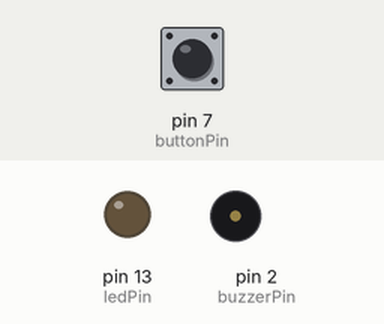
A sketch run on a simulated Arduino Uno, built with avr-gcc and run on an emulated ATmega328P. Parts: output pins drawn as LEDs (lit = HIGH), buzzer (waves = sounding, pin HIGH). The test bench sets the inputs (shaded band); at power-on: pin 7 (buttonPin) HIGH.

Above: at 1.2 s.
1.3 s: pin 7 (buttonPin) pulled LOW for 0.15 s
At 1.37 s:
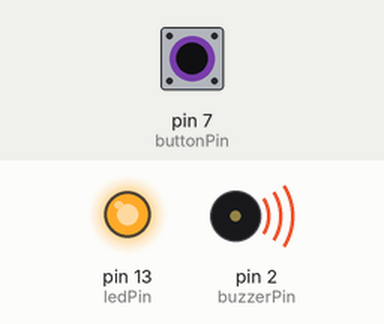
2.9 s: pin 7 (buttonPin) pulled LOW for 3.2 s
At 7.1 s:
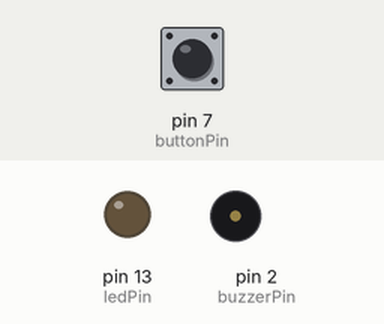
Timing chart, 0 to 8.6 s (numbered marks = the images above; inputs shaded):
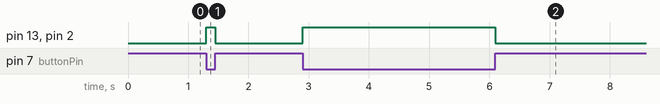

Measured:
- after the input at 1.3 s, pin 13 (ledPin), pin 2 (buzzerPin): LOW → HIGH at once, → LOW 0.15 s later
- after the input at 2.9 s, pin 13 (ledPin), pin 2 (buzzerPin): LOW → HIGH at once, → LOW 3.2 s later

The sketch:

0326.ino
```cpp
const int buttonPin = 7;     // 按鈕連接到數位腳位7
const int ledPin = 13;       // LED連接到數位腳位13
const int buzzerPin = 2;     // 蜂鳴器連接到數位腳位2

int buttonState = 0;         // 變數用於讀取按鈕狀態

void setup() {
  pinMode(ledPin, OUTPUT);      // 設定LED腳位為輸出
  pinMode(buzzerPin, OUTPUT);   // 設定蜂鳴器腳位為輸出
  pinMode(buttonPin, INPUT);    // 設定按鈕腳位為輸入
}

void loop() {
  buttonState = digitalRead(buttonPin); // 讀取按鈕狀態

  if (buttonState == LOW) {            // 如果按鈕被按下
    digitalWrite(ledPin, HIGH);        // 點亮LED
    digitalWrite(buzzerPin, HIGH);     // 啟動蜂鳴器
  } else {                             // 如果按鈕未被按下
    digitalWrite(ledPin, LOW);         // 關閉LED
    digitalWrite(buzzerPin, LOW);      // 關閉蜂鳴器
  }
}
```
